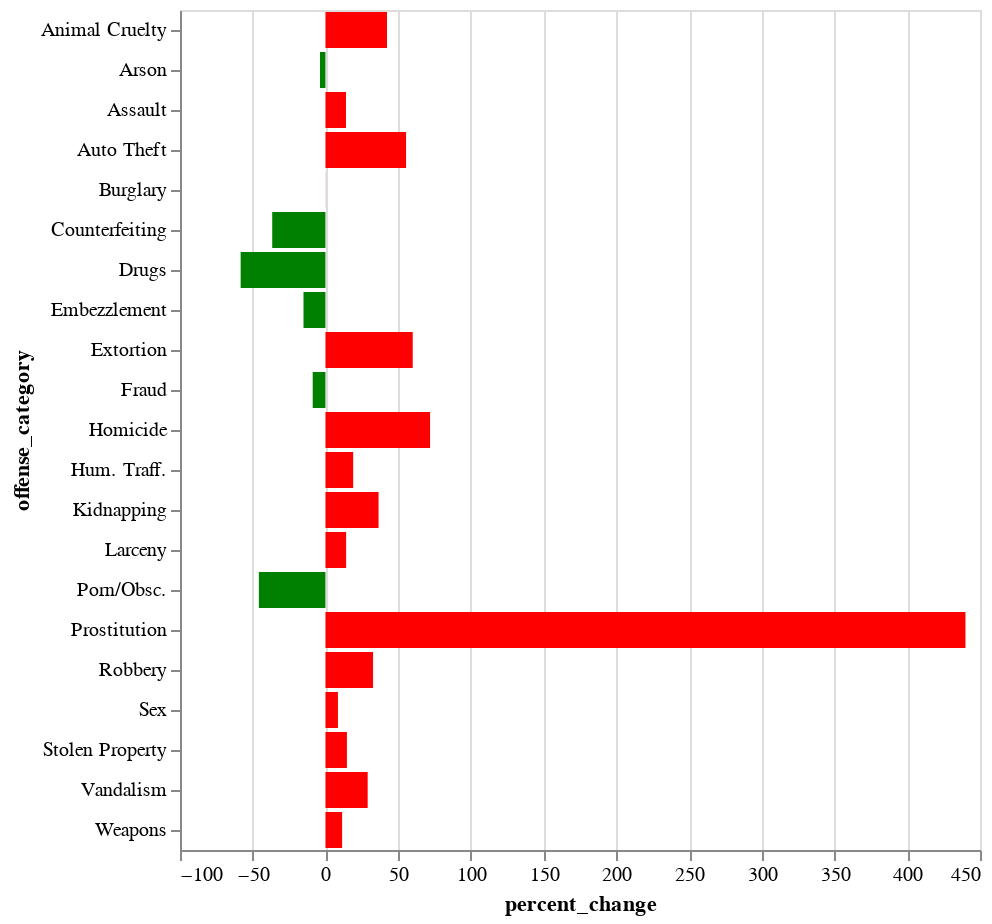

Notebook code for this chart:
### Code cell
percentchange = alt.Chart(merged).mark_bar().encode(
    alt.X('percent_change:Q'),
    alt.Y('offense_category:N'),
    color = alt.condition(alt.datum.percent_change < 0, alt.value('green'), alt.value('red'))
)
percentchange

### Figure 1 — Vega-Lite specification as saved in the notebook (floating-point values rounded to 4 significant figures)
{"config": {"view": {"continuousWidth": 400, "continuousHeight": 300}}, "data": {"name": "data-94d28cd00a711b06b5a3c58c24cabda1"}, "mark": "bar", "encoding": {"color": {"condition": {"value": "green", "test": "(datum.percent_change < 0)"}, "value": "red"}, "x": {"field": "percent_change", "type": "quantitative"}, "y": {"field": "offense_category", "type": "nominal"}}, "$schema": "https://vega.github.io/schema/vega-lite/v4.17.0.json", "datasets": {"data-94d28cd00a711b06b5a3c58c24cabda1": [{"offense_category": "Animal Cruelty", "OffenseCount_x": 26, "OffenseCount_y": 37, "percent_change": 42.31}, {"offense_category": "Arson", "OffenseCount_x": 504, "OffenseCount_y": 485, "percent_change": -3.77}, {"offense_category": "Assault", "OffenseCount_x": 8861, "OffenseCount_y": 10113, "percent_change": 14.13}, {"offense_category": "Auto Theft", "OffenseCount_x": 6555, "OffenseCount_y": 10188, "percent_change": 55.42}, {"offense_category": "Burglary", "OffenseCount_x": 5466, "OffenseCount_y": 5471, "percent_change": 0.09147}, {"offense_category": "Counterfeiting", "OffenseCount_x": 500, "OffenseCount_y": 317, "percent_change": -36.6}, {"offense_category": "Drugs", "OffenseCount_x": 976, "OffenseCount_y": 407, "percent_change": -58.3}, {"offense_category": "Embezzlement", "OffenseCount_x": 53, "OffenseCount_y": 45, "percent_change": -15.09}, {"offense_category": "Extortion", "OffenseCount_x": 30, "OffenseCount_y": 48, "percent_change": 60.0}, {"offense_category": "Fraud", "OffenseCount_x": 3582, "OffenseCount_y": 3268, "percent_change": -8.766}, {"offense_category": "Homicide", "OffenseCount_x": 57, "OffenseCount_y": 98, "percent_change": 71.93}, {"offense_category": "Hum. Traff.", "OffenseCount_x": 21, "OffenseCount_y": 25, "percent_change": 19.05}, {"offense_category": "Kidnapping", "OffenseCount_x": 63, "OffenseCount_y": 86, "percent_change": 36.51}, {"offense_category": "Larceny", "OffenseCount_x": 22928, "OffenseCount_y": 26186, "percent_change": 14.21}, {"offense_category": "Porn/Obsc.", "OffenseCount_x": 83, "OffenseCount_y": 45, "percent_change": -45.78}, {"offense_category": "Prostitution", "OffenseCount_x": 25, "OffenseCount_y": 135, "percent_change": 440.0}, {"offense_category": "Robbery", "OffenseCount_x": 1008, "OffenseCount_y": 1338, "percent_change": 32.74}, {"offense_category": "Sex", "OffenseCount_x": 466, "OffenseCount_y": 506, "percent_change": 8.584}, {"offense_category": "Stolen Property", "OffenseCount_x": 61, "OffenseCount_y": 70, "percent_change": 14.75}, {"offense_category": "Vandalism", "OffenseCount_x": 8343, "OffenseCount_y": 10765, "percent_change": 29.03}, {"offense_category": "Weapons", "OffenseCount_x": 812, "OffenseCount_y": 905, "percent_change": 11.45}]}}
